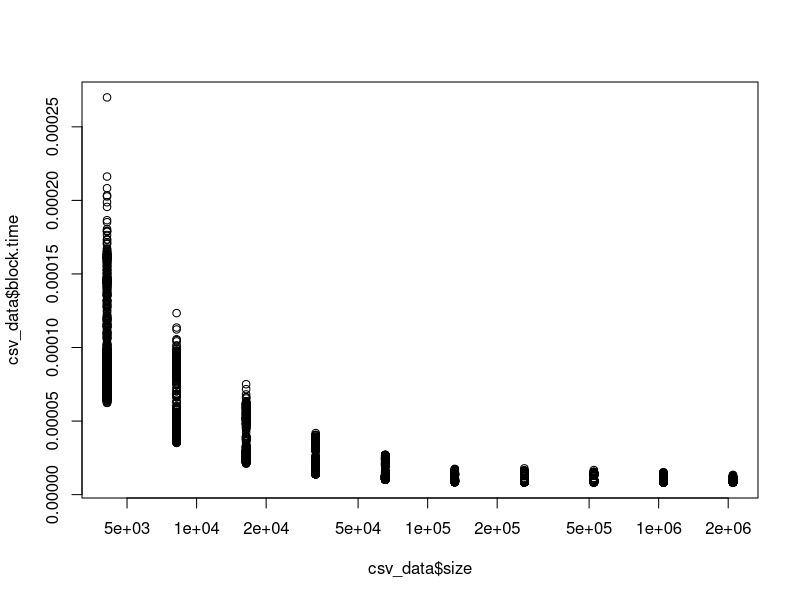

This figure's R source:
options(show.error.locations=TRUE)
setwd(dirname(sys.frame(1)$ofile))
rm(list = ls())
graphics.off()

csv_data = read.csv(file = "bs-timing-phys.csv")

plot(csv_data$size, csv_data$block.time, log="x")
